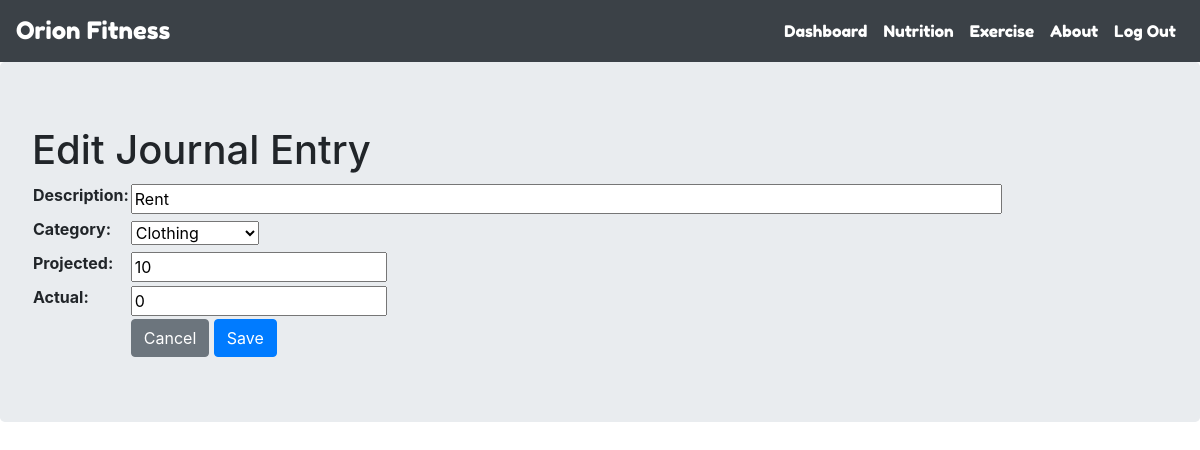
/workout/edit/1/ (signed in), run on the app's committed database.
### workout/models.py (models this page shows)
class WorkoutEntry(models.Model):
    user = models.ForeignKey(User, on_delete=models.CASCADE)
    description = models.CharField(max_length=128)
    category = models.CharField(max_length=128, choices=BUDGET_CHOICES)
    projected = models.IntegerField()
    actual = models.IntegerField()

### workout/views.py (the view, shortened to what this page needs)
# urls.py: path('workout/edit/<int:id>/', workout_views.edit),
@login_required(login_url='/login/')
def edit(request, id):
	if (request.method == "GET"):
		workoutEntry = WorkoutEntry.objects.get(id=id)
		form = WorkoutEntryForm(instance=workoutEntry)
		context = { "form_data" : form }
		return render(request, 'workout/edit.html', context)

### workout/forms.py
class WorkoutEntryForm(forms.ModelForm):
	description = forms.CharField(widget=forms.TextInput(attrs={'size': '80'}))
	category  = forms.CharField(widget=forms.Select(choices=BUDGET_CHOICES))
	projected = forms.IntegerField()
	actual = forms.IntegerField()
	class Meta():
		model = WorkoutEntry
		fields = ('description', 'category', 'projected', 'actual')

### templates/workout/edit.html (shortened to what this page needs)
<!DOCTYPE html>
<html lang="en" dir="ltr">
<head>
  {% include "bootstrap.html" %}
</head>
<body>
  {% include "navbar.html" %}
  <div class="jumbotron">
    <h1>Edit Journal Entry</h1>
    <form method="POST">
      <table>
        {{ form_data.as_table }}
				<tr>
					<td></td>
					<td>
						<a href="/workout/" class="btn btn-secondary">Cancel</a>
						<input type="submit" class="btn btn-primary" name="edit" value = "Save">
					</td>
				</td></tr>
			</table>
    </form>
  </div>
</body>
</html>

### data on the page
WorkoutEntry: description "Rent", category "Clothing", projected "10", actual "0"
